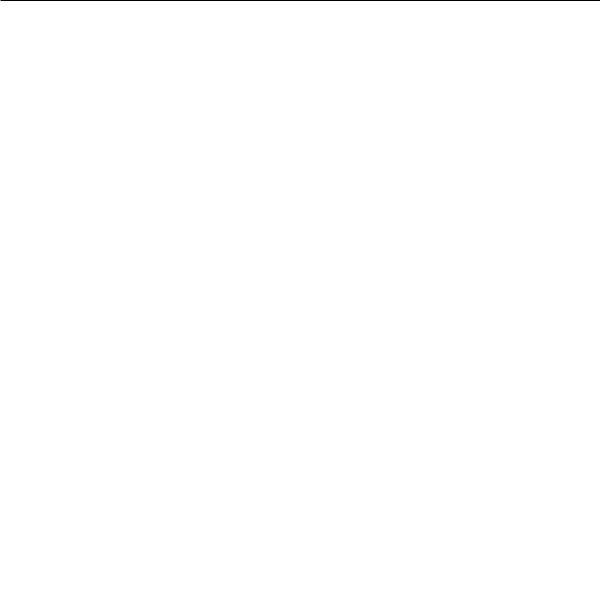
Frame 1 (no input)
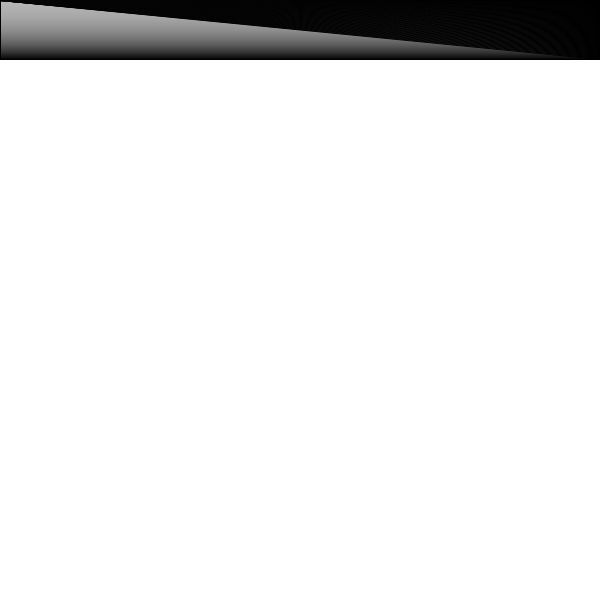
Frame 60 (the mouse pressed at the canvas centre just before this capture)
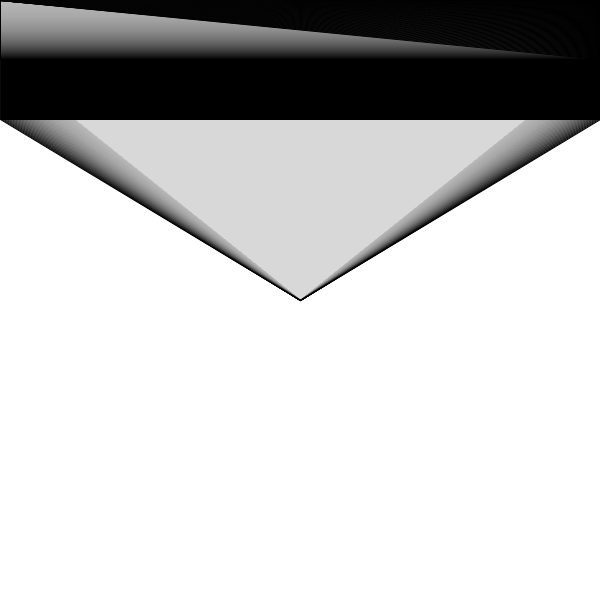
Frame 120 (the mouse held since frame 60 and released just before this capture)

The Processing sketch that drew these frames (run headless with seeded random() and noise(); from frame 60 on, the mouse is pressed at the canvas centre):

// Processing sketch: processing_116250
// ── processing_116250.pde

//globals
int leftY = 0;
int rightY = 0;
boolean goingDown = true;


void setup() {

  size(600,600);
  background(255);
}
void draw() { 
  int x1 = mouseX;
  int y1 = mouseY;
  //float offsetX = 0;
  //float ;
  //float ;
  int y2=leftY;
  int y3=rightY;
  fill(200,10);
  triangle(x1, y1, 0, y2, 600, y3);
  //offsetX = offsetX+PI/6;
  if( goingDown == true) {
    if(leftY != 600) {
      leftY++;
      rightY++;
    }
    else {  
      goingDown = false;    
    }
  }
  else {
  
    if(leftY != 0) {

      leftY--;
      rightY--;

    }
    
    else {
    
      goingDown = true;
    
    }
  
  }

}
